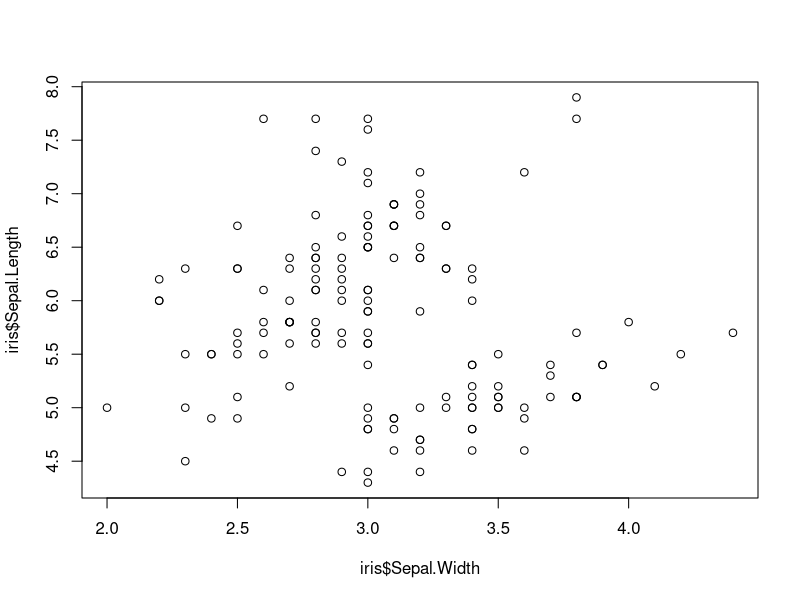
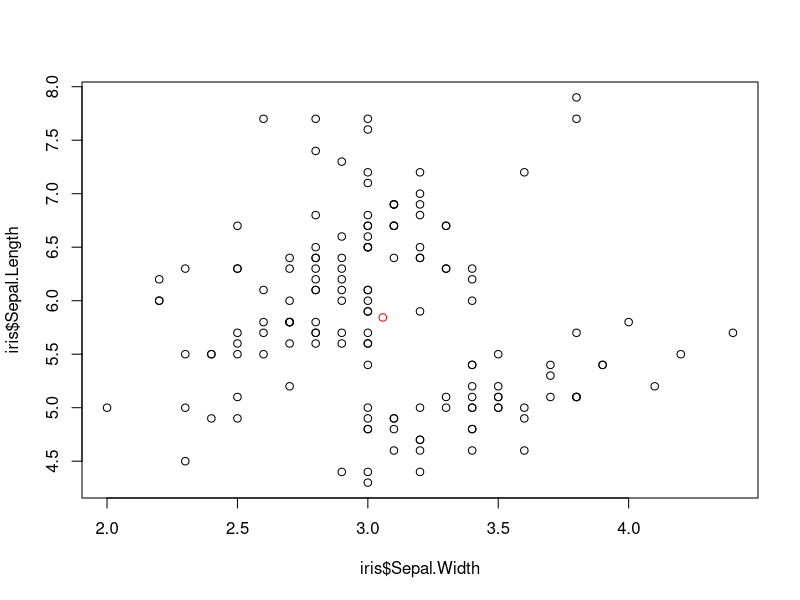
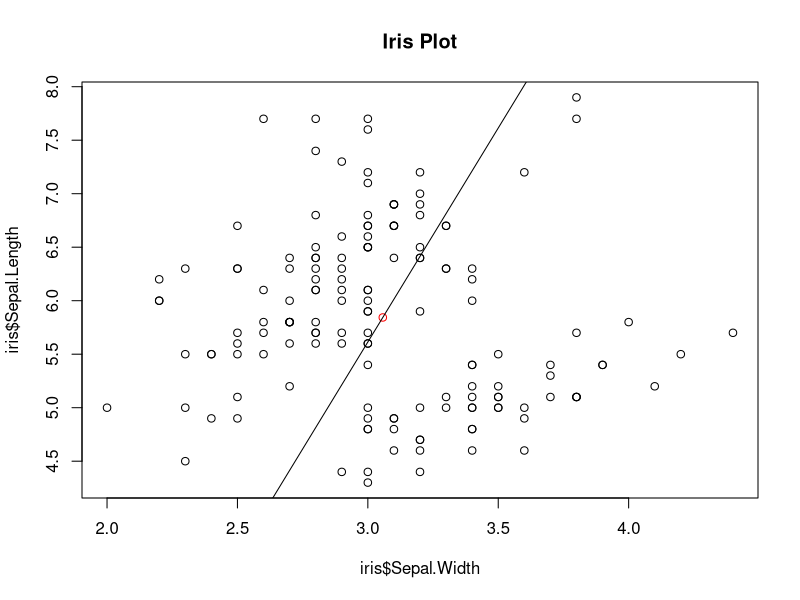

Generate these figures, in order, with R: (Note: this script raises an error after producing the figures.)
data("iris")
data("iris")
head(iris)
iris$Sepal.Width
mean(iris$Sepal.Length)
sd(iris$Sepal.Width)

plot(x = iris$Sepal.Width, y = iris$Sepal.Length)

data_center_x = mean(iris$Sepal.Width)
data_center_y = mean(iris$Sepal.Length)
c(data_center_x, data_center_y)

plot(x = iris$Sepal.Width, y = iris$Sepal.Length)
points(x = data_center_x, y = data_center_y, col = "red")

line_point_slope = function(x, x1, y1, slope)

  {get_y_intercept = 
    function(x1, y1, slope) 
      return(-(x1 * slope) + y1)
  
  linear = 
    function(x, yint, slope) 
      return(yint + x * slope)
  
  return(linear(x, get_y_intercept(x1, y1, slope), slope))}
line_point_slope(2, 4, 4, -2)

plot(x = iris$Sepal.Width, y = iris$Sepal.Length, main = "Iris Plot")
points(x = data_center_x, y = data_center_y, col = "red")
curve(
  line_point_slope(
    x, 
    data_center_x, 
    data_center_y,
    4), 
  add = TRUE)
-----
data(CO2)
CO2
